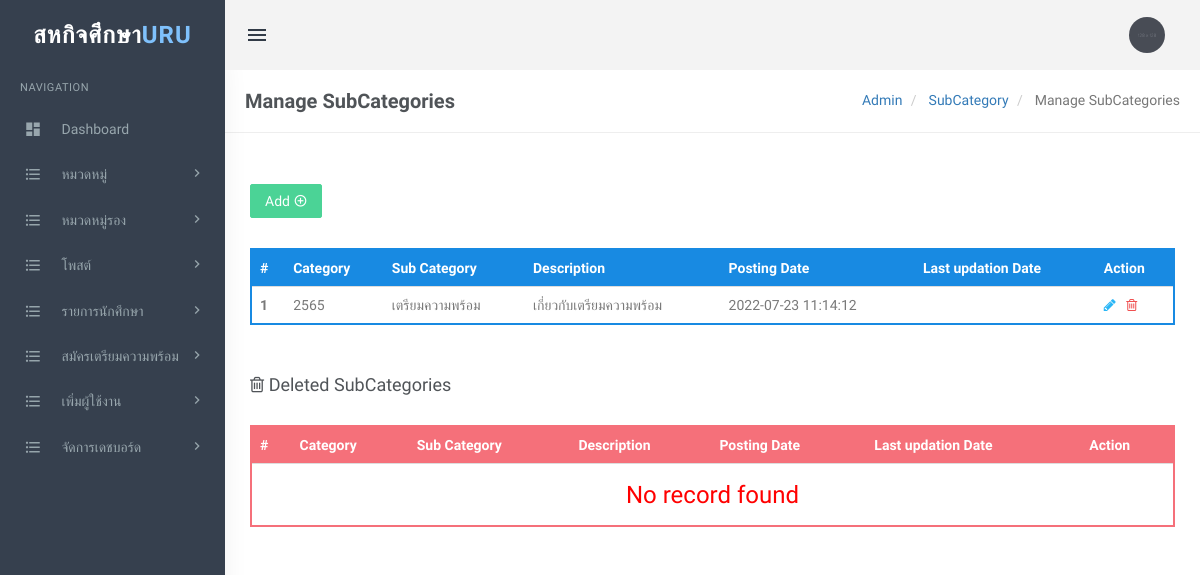
The page /admin/manage-subcategories.php (signed in) on the database its author committed.
### tables this page shows
CREATE TABLE `tblsubcategory` (
  `SubCategoryId` int(11) NOT NULL,
  `CategoryId` int(11) DEFAULT NULL,
  `Subcategory` varchar(255) DEFAULT NULL,
  `SubCatDescription` mediumtext DEFAULT NULL,
  `PostingDate` timestamp NOT NULL DEFAULT current_timestamp(),
  `UpdationDate` timestamp NULL DEFAULT NULL,
  `Is_Active` int(1) DEFAULT NULL
);

CREATE TABLE `tblcategory` (
  `id` int(11) NOT NULL,
  `CategoryName` varchar(200) DEFAULT NULL,
  `Description` mediumtext DEFAULT NULL,
  `PostingDate` timestamp NULL DEFAULT current_timestamp(),
  `UpdationDate` timestamp NULL DEFAULT NULL,
  `Is_Active` int(1) DEFAULT NULL
);

### admin/manage-subcategories.php (the view, shortened to what this page needs)
<?php
include('includes/config.php');
if(strlen($_SESSION['login'])==0)
  {
header('location:index.php');
}
else{
?>
<!DOCTYPE html>
<html lang="en">
    <head>
        <link href="assets/css/bootstrap.min.css" rel="stylesheet" type="text/css" />
        <link href="assets/css/core.css" rel="stylesheet" type="text/css" />
        <link href="assets/css/components.css" rel="stylesheet" type="text/css" />
        <link href="assets/css/icons.css" rel="stylesheet" type="text/css" />
        <link href="assets/css/pages.css" rel="stylesheet" type="text/css" />
        <link href="assets/css/menu.css" rel="stylesheet" type="text/css" />
        <link href="assets/css/responsive.css" rel="stylesheet" type="text/css" />
		<link rel="stylesheet" href="../plugins/switchery/switchery.min.css">
    </head>
    <body class="fixed-left">
        <div id="wrapper">
<?php include('includes/topheader.php');?>
<?php include('includes/leftsidebar.php');?>
            <div class="content-page">
                <div class="content">
                    <div class="container">
                        <div class="row">
							<div class="col-xs-12">
								<div class="page-title-box">
                                    <h4 class="page-title">Manage SubCategories</h4>
                                    <ol class="breadcrumb p-0 m-0">
                                        <li>
                                            <a href="#">Admin</a>
                                        </li>
                                        <li>
                                            <a href="#">SubCategory </a>
                                        </li>
                                        <li class="active">
                                           Manage SubCategories
                                        </li>
                                    </ol>
                                    <div class="clearfix"></div>
                                </div>
							</div>
						</div>
<div class="row">
<div class="col-sm-6">
</div>
                                    <div class="row">
										<div class="col-md-12">
											<div class="demo-box m-t-20">
<div class="m-b-30">
<a href="add-subcategory.php">
<button id="addToTable" class="btn btn-success waves-effect waves-light">Add <i class="mdi mdi-plus-circle-outline" ></i></button>
</a>
 </div>
												<div class="table-responsive">
                                                    <table class="table m-0 table-colored-bordered table-bordered-primary">
                                                        <thead>
                                                            <tr>
                                                                <th>#</th>
                                                                <th> Category</th>
                                                                <th>Sub Category</th>
                                                                <th>Description</th>
                                                                <th>Posting Date</th>
                                                                  <th>Last updation Date</th>
                                                                <th>Action</th>
                                                            </tr>
                                                        </thead>
                                                        <tbody>
<?php
$query=mysqli_query($con,"Select tblcategory.CategoryName as catname,tblsubcategory.Subcategory as subcatname,tblsubcategory.SubCatDescription as SubCatDescription,tblsubcategory.PostingDate as subcatpostingdate,tblsubcategory.UpdationDate as subcatupdationdate,tblsubcategory.SubCategoryId as subcatid from tblsubcategory join tblcategory on tblsubcategory.CategoryId=tblcategory.id where tblsubcategory.Is_Active=1");
$cnt=1;
$rowcount=mysqli_num_rows($query);
if($rowcount==0)
{
?>
<tr>
<td colspan="7" align="center"><h3 style="color:red">No record found</h3></td>
<tr>
<?php
} else {
while($row=mysqli_fetch_array($query))
{
?>
 <tr>
<th scope="row"><?php echo htmlentities($cnt);?></th>
<td><?php echo htmlentities($row['catname']);?></td>
<td><?php echo htmlentities($row['subcatname']);?></td>
<td><?php echo htmlentities($row['SubCatDescription']);?></td>
<td><?php echo htmlentities($row['subcatpostingdate']);?></td>
<td><?php echo htmlentities($row['subcatupdationdate']);?></td>
<td><a href="edit-subcategory.php?scid=<?php echo htmlentities($row['subcatid']);?>"><i class="fa fa-pencil" style="color: #29b6f6;"></i></a>
	&nbsp;<a href="manage-subcategories.php?scid=<?php echo htmlentities($row['subcatid']);?>&&action=del"> <i class="fa fa-trash-o" style="color: #f05050"></i></a> </td>
</tr>
<?php
$cnt++;
 }} ?>
</tbody>
                                                    </table>
                                                </div>
											</div>
										</div>
									</div>
<div class="row">
<div class="col-md-12">
<div class="demo-box m-t-20">
<div class="m-b-30">
 <h4><i class="fa fa-trash-o" ></i> Deleted SubCategories</h4>
 </div>
<div class="table-responsive">
   <table class="table m-0 table-colored-bordered table-bordered-danger">
                                                        <thead>
                                                            <tr>
                                                                <th>#</th>
                                                                <th> Category</th>
                                                                <th>Sub Category</th>
                                                                <th>Description</th>
                                                                <th>Posting Date</th>
                                                                  <th>Last updation Date</th>
                                                                <th>Action</th>
                                                            </tr>
                                                        </thead>
                                                        <tbody>
<?php
$query=mysqli_query($con,"Select tblcategory.CategoryName as catname,tblsubcategory.Subcategory as subcatname,tblsubcategory.SubCatDescription as SubCatDescription,tblsubcategory.PostingDate as subcatpostingdate,tblsubcategory.UpdationDate as subcatupdationdate,tblsubcategory.SubCategoryId as subcatid from tblsubcategory join tblcategory on tblsubcategory.CategoryId=tblcategory.id where tblsubcategory.Is_Active=0");
$cnt=1;
$rowcount=mysqli_num_rows($query);
if($rowcount==0)
{
?>
<tr>
<td colspan="7" align="center"><h3 style="color:red">No record found</h3></td>
<?php
} else {
while($row=mysqli_fetch_array($query))
{
?>
 <tr>
<th scope="row"><?php echo htmlentities($cnt);?></th>
<td><?php echo htmlentities($row['catname']);?></td>
<td><?php echo htmlentities($row['subcatname']);?></td>
<td><?php echo htmlentities($row['SubCatDescription']);?></td>
<td><?php echo htmlentities($row['subcatpostingdate']);?></td>
<td><?php echo htmlentities($row['subcatupdationdate']);?></td>
<td><a href="manage-subcategories.php?resid=<?php echo htmlentities($row['subcatid']);?>"><i class="ion-arrow-return-right" title="Restore this SubCategory"></i></a>
    &nbsp;<a href="manage-subcategories.php?scid=<?php echo htmlentities($row['subcatid']);?>&&action=perdel"> <i class="fa fa-trash-o" style="color: #f05050"></i></a> </td>
</tr>
<?php
$cnt++;
 } }?>
</tbody>
                                                    </table>
                                                </div>
											</div>
										</div>
									</div>
                    </div>
                </div>
            </div>
        </div>
    </body>
</html>
<?php } ?>

### admin/assets/css/core.css (style rules this page uses)
body { font-family: 'Varela Round', sans-serif; margin: 0; padding-bottom: 60px; overflow-x: hidden; color: #797979; }
html { position: relative; min-height: 100%; }
.h1, .h2, .h3, .h4, .h5, .h6, h1, h2, h3, h4, h5, h6 { color: #505458; font-family: 'Hind Madurai', sans-serif; margin: 10px 0; }
* { outline: none !important; }
.container { width: auto; }
#wrapper { height: 100%; overflow: hidden; width: 100%; }
.p-0 { padding: 0 !important; }
.m-0 { margin: 0 !important; }
.m-t-20 { margin-top: 20px !important; }
.m-b-30 { margin-bottom: 30px !important; }
.row { margin-right: -10px; margin-left: -10px; }
.col-lg-1, .col-lg-10, .col-lg-11, .col-lg-12, .col-lg-2, .col-lg-3, .col-lg-4, .col-lg-5, .col-lg-6, .col-lg-7, .col-lg-8, .col-lg-9, .col-md-1, .col-md-10, .col-md-11, .col-md-12, .col-md-2, .col-md-3, .col-md-4, .col-md-5, .col-md-6, .col-md-7, .col-md-8, .col-md-9, .col-sm-1, .col-sm-10, .col-sm-11, .col-sm-12, .col-sm-2, .col-sm-3, .col-sm-4, .col-sm-5, .col-sm-6, .col-sm-7, .col-sm-8, .col-sm-9, .col-xs-1, .col-xs-10, .col-xs-11, .col-xs-12, .col-xs-2, .col-xs-3, .col-xs-4, .col-xs-5, .col-xs-6, .col-xs-7, .col-xs-8, .col-xs-9 { padding-left: 10px; padding-right: 10px; }
.breadcrumb { background-color: transparent; margin-bottom: 15px; padding-top: 10px; padding-left: 0; }
.waves-effect { position: relative; cursor: pointer; display: inline-block; overflow: hidden; -webkit-user-select: none; -moz-user-select: none; -ms-user-select: none; user-select: none; -webkit-tap-highlight-color: transparent; vertical-align: middle; z-index: 1; will-change: opacity, transform; -webkit-transition: all 0.3s ease-out; -moz-transition: all 0.3s ease-out; -o-transition: all 0.3s ease-out; -ms-transition: all 0.3s ease-out; transition: all 0.3s ease-out; }
.demo-box { padding: 10px 15px; }

### admin/assets/css/menu.css (style rules this page uses)
.content-page { margin-left: 225px; overflow: hidden; }
.content-page .content { padding: 0 5px 10px 5px; margin-top: 70px; }
.page-title { font-size: 20px; margin-bottom: 0; margin-top: 0; font-weight: 600; }
.page-title-box { padding: 20px; border-bottom: 1px solid #eee; margin: 0 -20px 20px -20px; }
.page-title-box .page-title { margin-bottom: 0; float: left; }
.page-title-box .breadcrumb { float: right; background-color: transparent !important; }

### rows shown on the page
tblsubcategory: CategoryId.CategoryName "2565", Subcategory "เตรียมความพร้อม", SubCatDescription "เกี่ยวกับเตรียมความพร้อม", PostingDate "2022-07-23 11:14:12"
